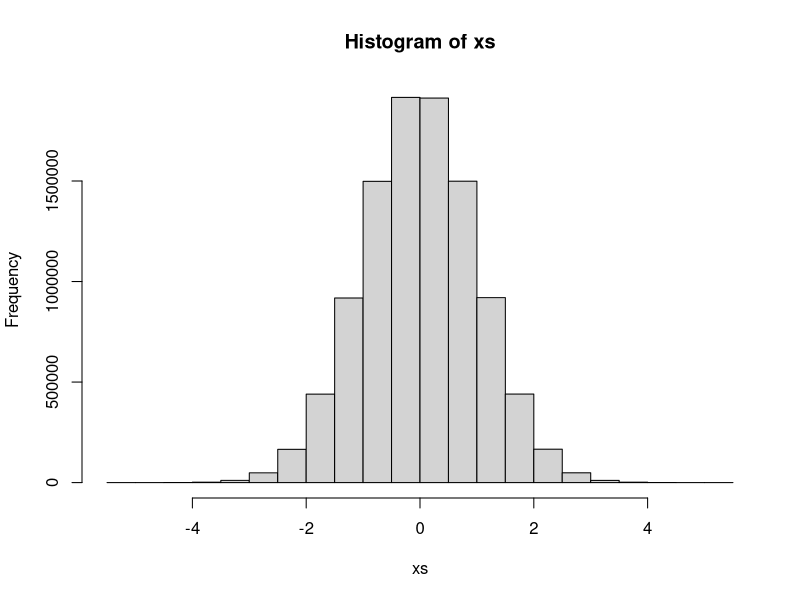
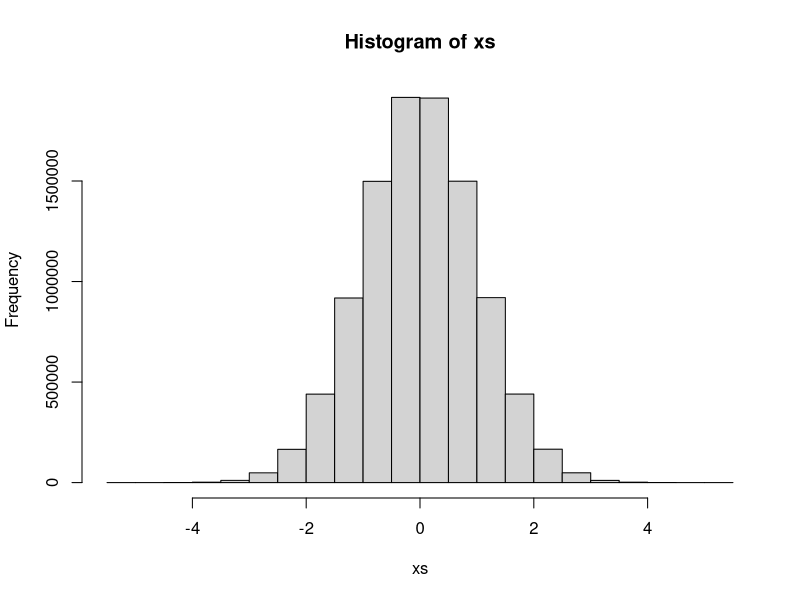

The R source for these figures, in order: (Note: this script raises an error after producing the figures.)
## ---- chunk 1
print("hello world")
## ---- chunk 2
a = "hello world shit"
## ---- chunk 3

print(a)
## ---- chunk 4
print(a)
## ---- chunk 5
print(a)
## ---- chunk 6
set.seed(240)    #
xs= rnorm(10000000) #10000 random numbers
hist(xs, breaks =20)
## ---- chunk 7
hist(xs, breaks = 20)
## ---- chunk 8
library(knitr)
include_graphics("Miro.png")
